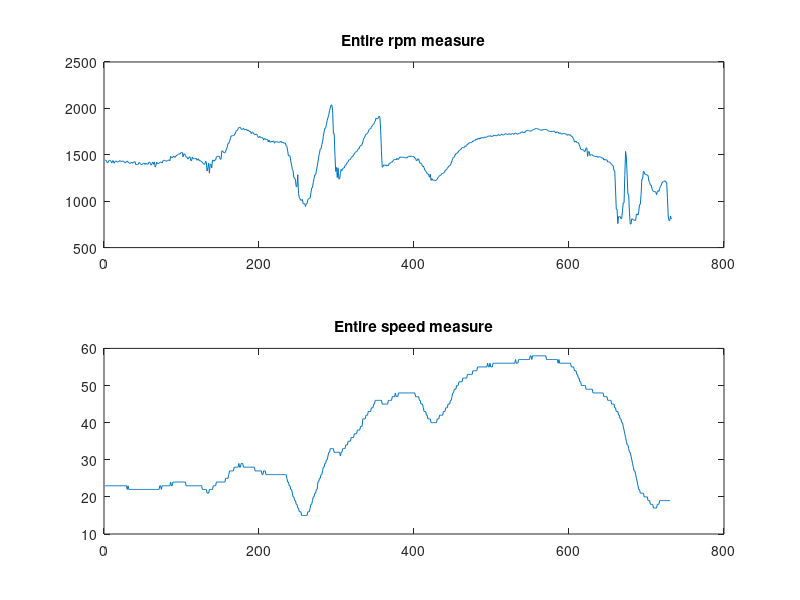
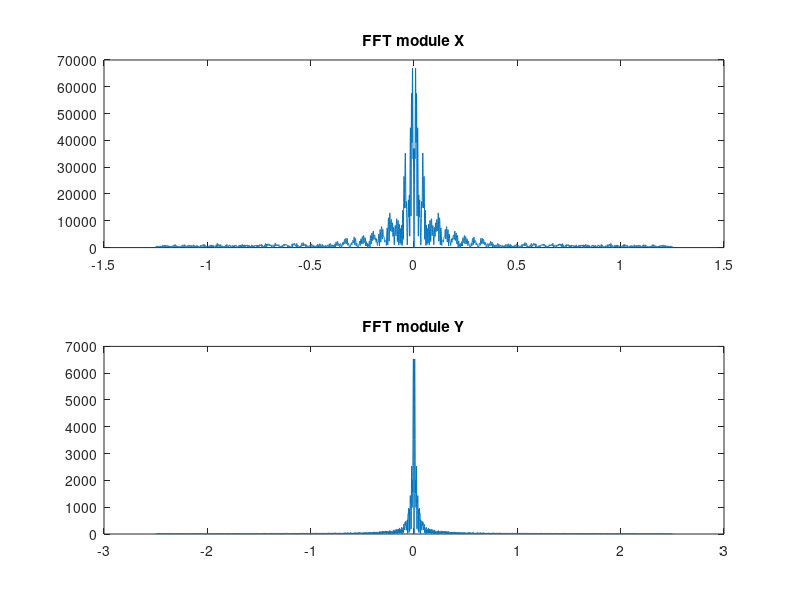

Write the MATLAB code that produced these figures, in order.
% this measures are taken with Tc not fixed

clear
clc
close all

% Get data from the txt file created by phone

X = load('rpm_measure_20-12-17_002659__converted.txt');
%X = X - mean(X);
X=X(1:end)

Y = load('speed_measure_20-12-17_002659_converted.txt');

figure(1)
subplot(2,1,1)
plot(X)
title('Entire rpm measure')

figure(1)
subplot(2,1,2)
plot(Y)
title('Entire speed measure')

% Compute spectrum

NFFT = 10*numel(X);
Ts = 0.4;
fs = 1/Ts;
f = linspace(-fs/2,fs/2,NFFT);

Xfft = fft(X-mean(X),NFFT);
figure (2)
subplot(2,1,1)
plot(f,fftshift(((abs(Xfft)))))
title ('FFT module X');

NFFT = 10*numel(Y);
Ts = 0.2;
fs = 1/Ts;
f = linspace(-fs/2,fs/2,NFFT);

Yfft = fft(Y-mean(Y),NFFT);
figure (2)
subplot(2,1,2)
plot(f,fftshift(((abs(Yfft)))))
title ('FFT module Y');